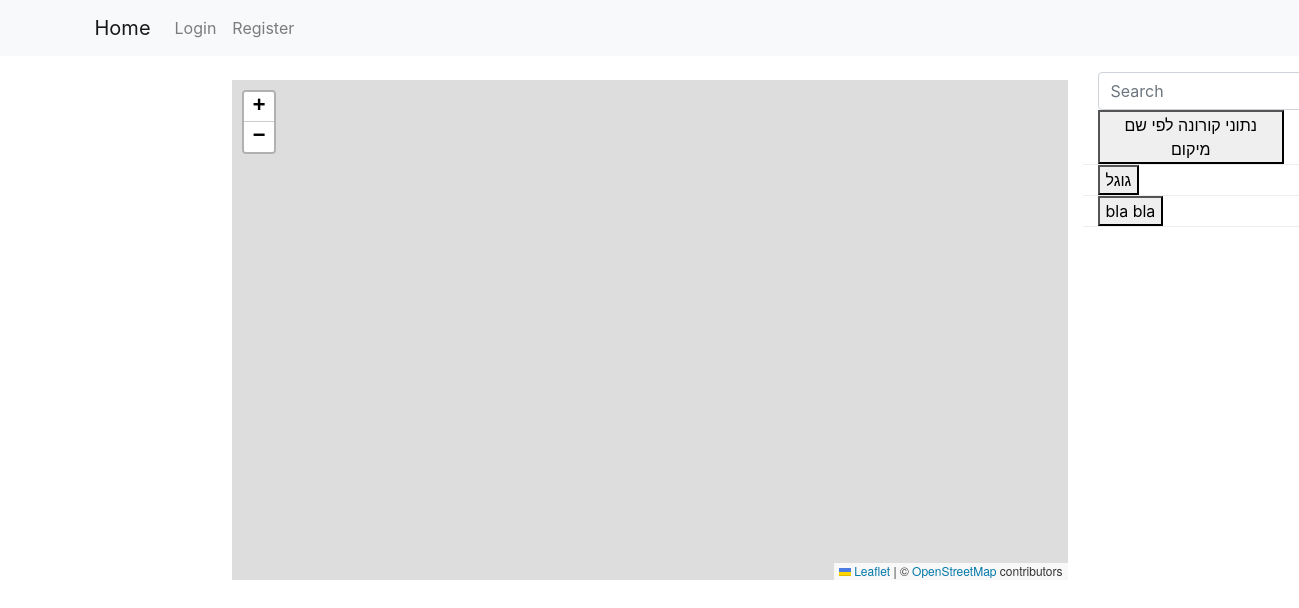
Page /home on the earlier database version.
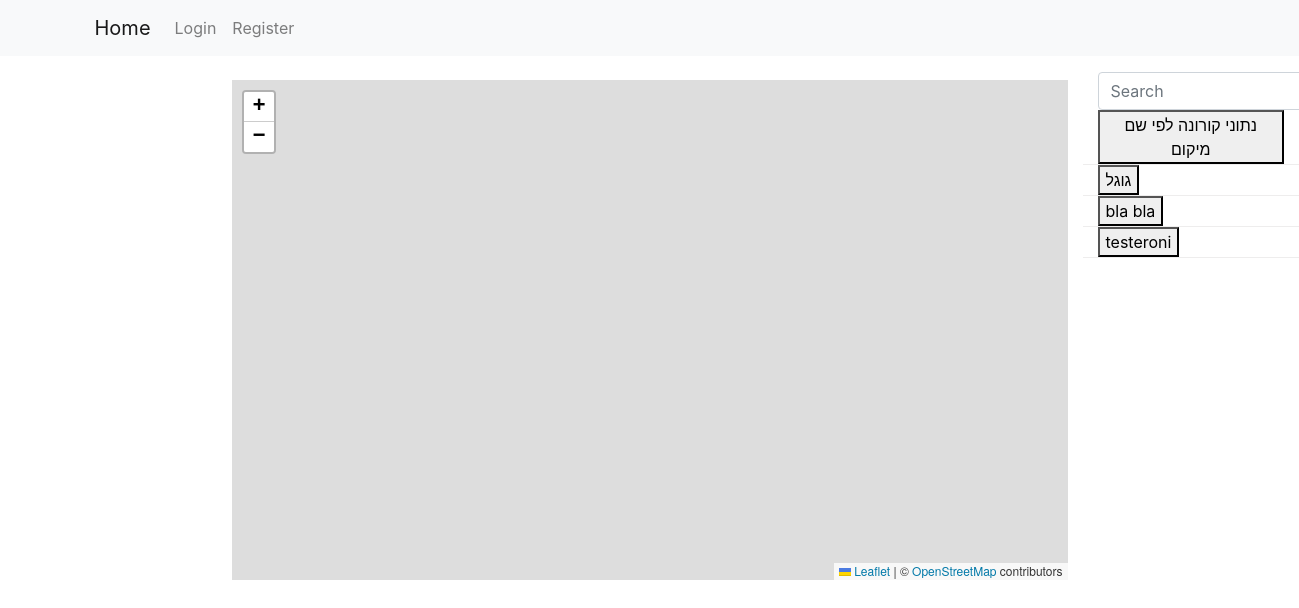
Same page on the later database version.
### geoportal/models.py (models this page shows)
class Query(db.Model):
    id = db.Column(db.Integer, primary_key=True)
    user_id = db.Column(db.Integer, db.ForeignKey('user.id'), nullable=False, default=0)
    query_name = db.Column(db.String(120))
    db_name = db.Column(db.String(20))
    date_uploaded = db.Column(db.DateTime, nullable=False, default=datetime.datetime.now)
    last_update_time = db.Column(db.DateTime, nullable=False, default=datetime.datetime.now)
    query_text = db.Column(db.Text, nullable=False, default='')
    parameters = db.relationship('QueryTextParameters', backref='query', lazy=True)

### geoportal/views.py (the view)
@app.route('/')
@app.route('/home')
def home():
    queries = Query.query.all()
    return render_template('home.html', queries=queries)

### geoportal/templates/home.html (shortened to what this page needs)
{% extends "base.html" %}
{% block content %}
<div id="myMap" class="mt-4"></div>
{% endblock content %}
{% block right_sidebar %}
<form class="form-inline my-2 my-lg-0">
    <input class="form-control mr-sm-2 mt-3" type="search" placeholder="Search" aria-label="Search" id="queries_search" onkeyup="filterQueries()">
</form>
{% for query in queries %}
<div class="row" id="{{ query.id }}">
    <div class="col" style="border-bottom: 1px solid #eeeded;">
        <button name="query-selector">{{ query.query_name }}</button>
    </div>
</div>
{% endfor %}
{% endblock right_sidebar %}

Differences in the rows shown:
added Query: query_name "testeroni"
